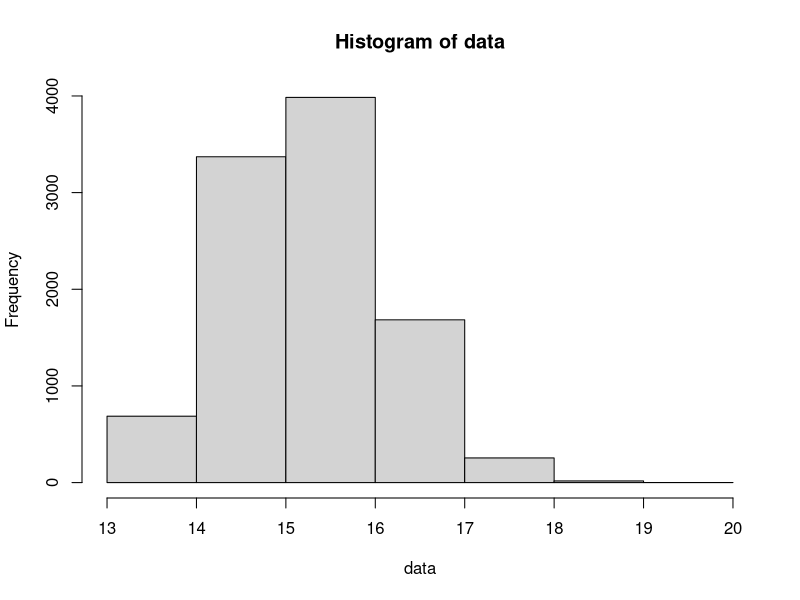
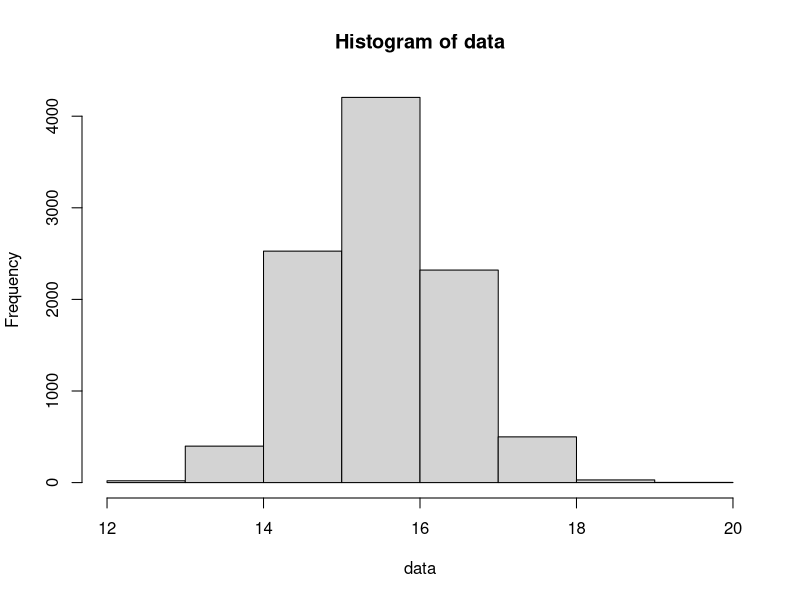
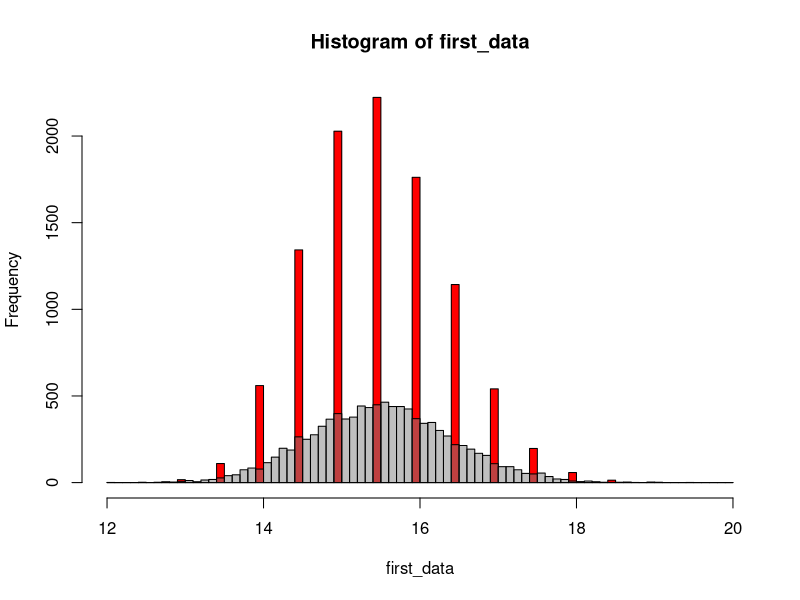
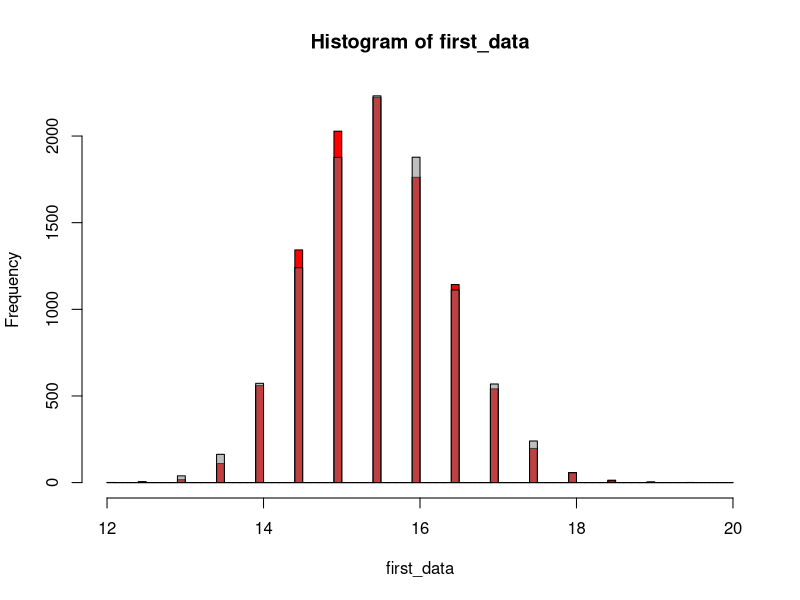
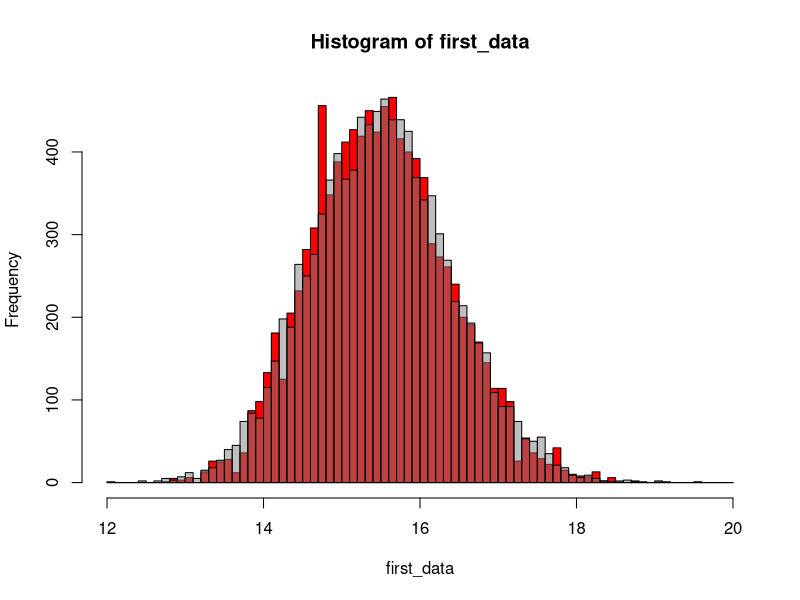
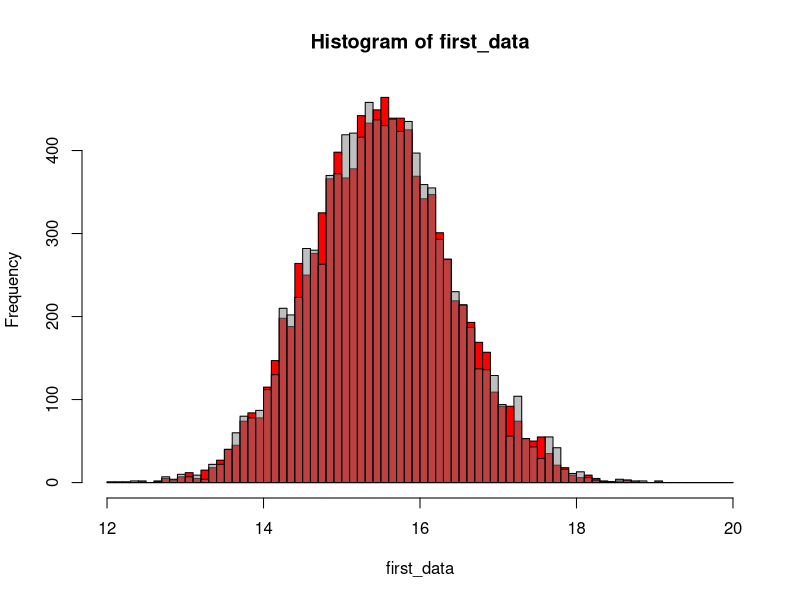
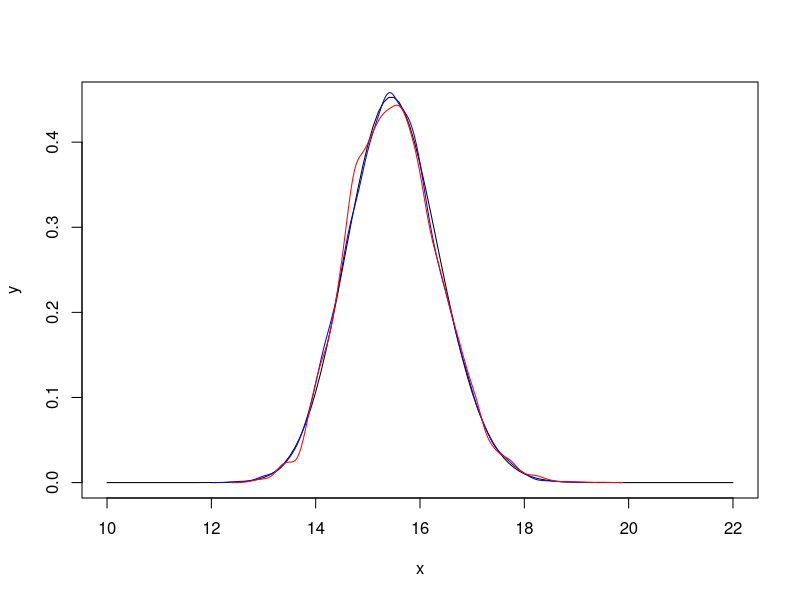
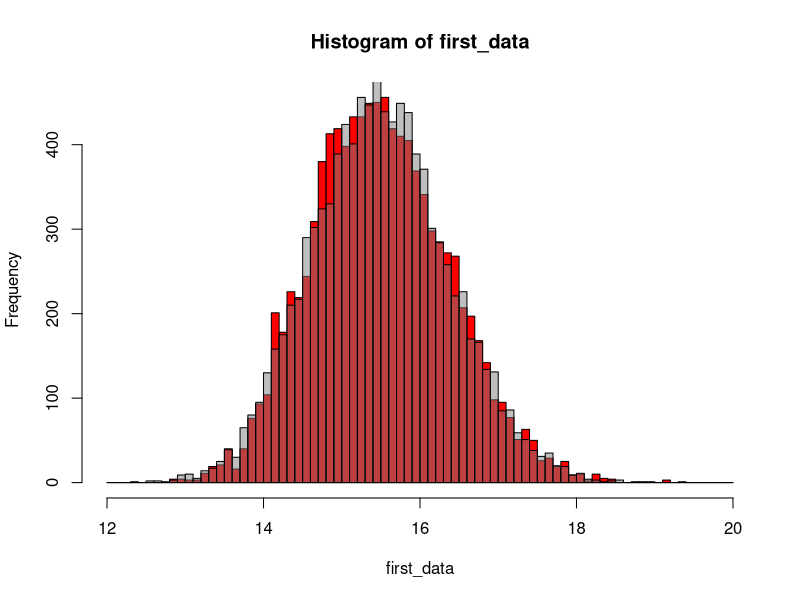

Write R code to recreate these figures, in order.
library( MASS )

## Function for getting data (it's discrete) from experiment with our model
get_discrete_data = function() {
  value_count <- c(17, 110, 560, 1343, 2028, 2223, 1762, 1143, 541, 197, 58, 14, 3, 1)
  values <- seq(13, 19.5, 0.5)
  data <- rep(values, value_count)
  return (data)
}

## Print histogram
print_hist = function(data) {
  min_border = floor(min(data))
  max_border = ceiling(max(data))
  data_breaks = c(min_border : max_border)
  
  hist(data, breaks = data_breaks)
}

## Print two histograms
print_two_histogram = function(first_data, second_data) {
  min_border = min( floor(min(first_data)), floor(min(second_data)) )
  max_border = max( ceiling(max(first_data)), ceiling(max(second_data)) )
  data_breaks = seq(min_border, max_border, 0.1)
  data_xlim = c(min_border, max_border)
  
  par(mfrow = c(1, 1))
  hist(first_data, breaks = data_breaks, col = "red", xlim = data_xlim)
  hist(second_data, breaks = data_breaks, col = rgb(0.5, 0.5, 0.5, 0.5), add = TRUE)
}

## Get discrete data
discrete_data = get_discrete_data()
discrete_data_length = length(discrete_data)
## Print discrete data few ways
table(discrete_data)
print_hist(discrete_data)

## Function for finding parameters for our data when we except that it's gamma distribution
find_distibution_parameters = function(data) {
  start_shape = 155
  start_rate = start_shape / 15.5
  
  parameters = fitdistr(data, "gamma", list(shape = start_shape, rate = start_rate))
  return (parameters$estimate)
}

## Find parameters for discrete data
discrete_data_parameters = find_distibution_parameters(discrete_data)
discrete_data_shape = discrete_data_parameters[1]
discrete_data_rate = discrete_data_parameters[2]

## Function for checking a simple hypothesis with ks.test
check_simple_hypothesis = function(data, data_parameteres) {
  ks.test(data, "pgamma", shape = data_parameteres[1], rate = data_parameteres[2])
}

## Check a simple hypothesis with ks.test. Reject it (because of the discrete data)
check_simple_hypothesis(discrete_data, discrete_data_parameters)

## Generate vector of gamma distribution values
genetate_gamma_distribution_data = function(data_length, data_parameteres) {
  data = rgamma(data_length, shape = data_parameteres[1], rate = data_parameteres[2])
}
gamma_data_length = discrete_data_length
gamma_data_parameters = discrete_data_parameters
gamma_data = genetate_gamma_distribution_data(gamma_data_length, gamma_data_parameters)
print_hist(gamma_data)

## Print two histograms. Not good Graphics.
## We need to round gamma distribution or to get continuous data 
print_two_histogram(discrete_data, gamma_data)

## Function for getting round data from continuous data
## Need to round 13 13.5 14 14.5 15...
get_round_data = function(data) {
  data_x2 = data * 2
  round_data_x2 = round(data_x2)
  round_data = round_data_x2 / 2.0
  return (round_data)
}
round_gamma_data = get_round_data(gamma_data)
print_two_histogram(discrete_data, round_gamma_data)
## Check that gamma data is gamma distribution, but round gamma data is not!
check_simple_hypothesis(gamma_data, gamma_data_parameters)
check_simple_hypothesis(round_gamma_data, gamma_data_parameters)

## Function for getting continuous data from discrete data.
## Generate gamma distribution and get fractional part of it,
## and then add it to our data
get_continuous_data = function(data, data_length, data_parameters) {
  gamma_data = sort(genetate_gamma_distribution_data(data_length, data_parameters))
  round_gamma_data = get_round_data(gamma_data)
  added_values = gamma_data - round_gamma_data
  data = sort(data)
  
  continuous_data = data + added_values
  return (continuous_data)
}
continious_data = get_continuous_data(discrete_data, discrete_data_length, discrete_data_parameters)
print_two_histogram(continious_data, gamma_data)
## Check that gamma data is gamma distribution, but continuous data is not! (Wrong parameters maybe)
check_simple_hypothesis(gamma_data, gamma_data_parameters)
check_simple_hypothesis(continious_data, gamma_data_parameters)
## Check that continuous round gamma data is gamma distribution.
## It proves that our method is work.
continuous_round_gamma_data = get_continuous_data(round_gamma_data, gamma_data_length, gamma_data_parameters)
print_two_histogram(gamma_data, continuous_round_gamma_data)
check_simple_hypothesis(gamma_data, gamma_data_parameters)
check_simple_hypothesis(continuous_round_gamma_data, gamma_data_parameters)

## Now we need to find correct parameters for our data
## Function for printing ideal density of the gamma distribution and
## the density of our continuous data that was discrete
print_densities = function(data, data_length, data_parameters) {
  continuous_data = get_continuous_data(data, data_length, data_parameters)
  
  par(mfrow = c(1, 1))
  x = seq(10, 22, by=0.1)
  y = dgamma(x, shape = data_parameters[1], rate = data_parameters[2])
  plot(x, y, col = "transparent")
  lines(x, y, col = "black")
  
  gamma_data = genetate_gamma_distribution_data(data_length, data_parameters)
  den <- density(gamma_data)
  lines(den$x, den$y, col = "blue")
  
  den <- density(continious_data)
  lines(den$x, den$y, col = "red")
  
  return (c(continuous_data, gamma_data))
}

## Function for finding maximum p-value depend on data_shape
optimize_data_shape = function(cur_data_shape) {
  cur_data_rate = cur_data_shape / 15.5
  cur_data_parameters = c(cur_data_shape, cur_data_rate)
  cur_continuous_data = get_continuous_data(discrete_data, discrete_data_length, cur_data_parameters)
  cur_res = check_simple_hypothesis(cur_continuous_data, cur_data_parameters)
  return (cur_res$p.value)
}

optimuze_result_vec = c()
for (i in 1:100) {
  optimize_result = optimize(optimize_data_shape, interval = c(300, 320), maximum = TRUE, tol = 0.0001)
  optimuze_result_vec[i] = optimize_result$maximum
}
optimize_result = mean(optimuze_result_vec)
optimize_result

## Use finding data_shape and check it
cur_data_shape = optimize_result
cur_data_rate = cur_data_shape / 15.5
cur_data_parameters = c(cur_data_shape, cur_data_rate)
dates = print_densities(discrete_data, discrete_data_length, cur_data_parameters)
cur_continuous_data = dates[1:discrete_data_length]
cur_gamma_data = dates[(discrete_data_length + 1):(2 * discrete_data_length)]

## Check that gamma data is gamma distribution, but continuous data is not!
## It is better than ever, but p-value is still to small. 
print_two_histogram(cur_continuous_data, cur_gamma_data)
check_simple_hypothesis(cur_gamma_data, cur_data_parameters)
check_simple_hypothesis(cur_continuous_data, cur_data_parameters)
